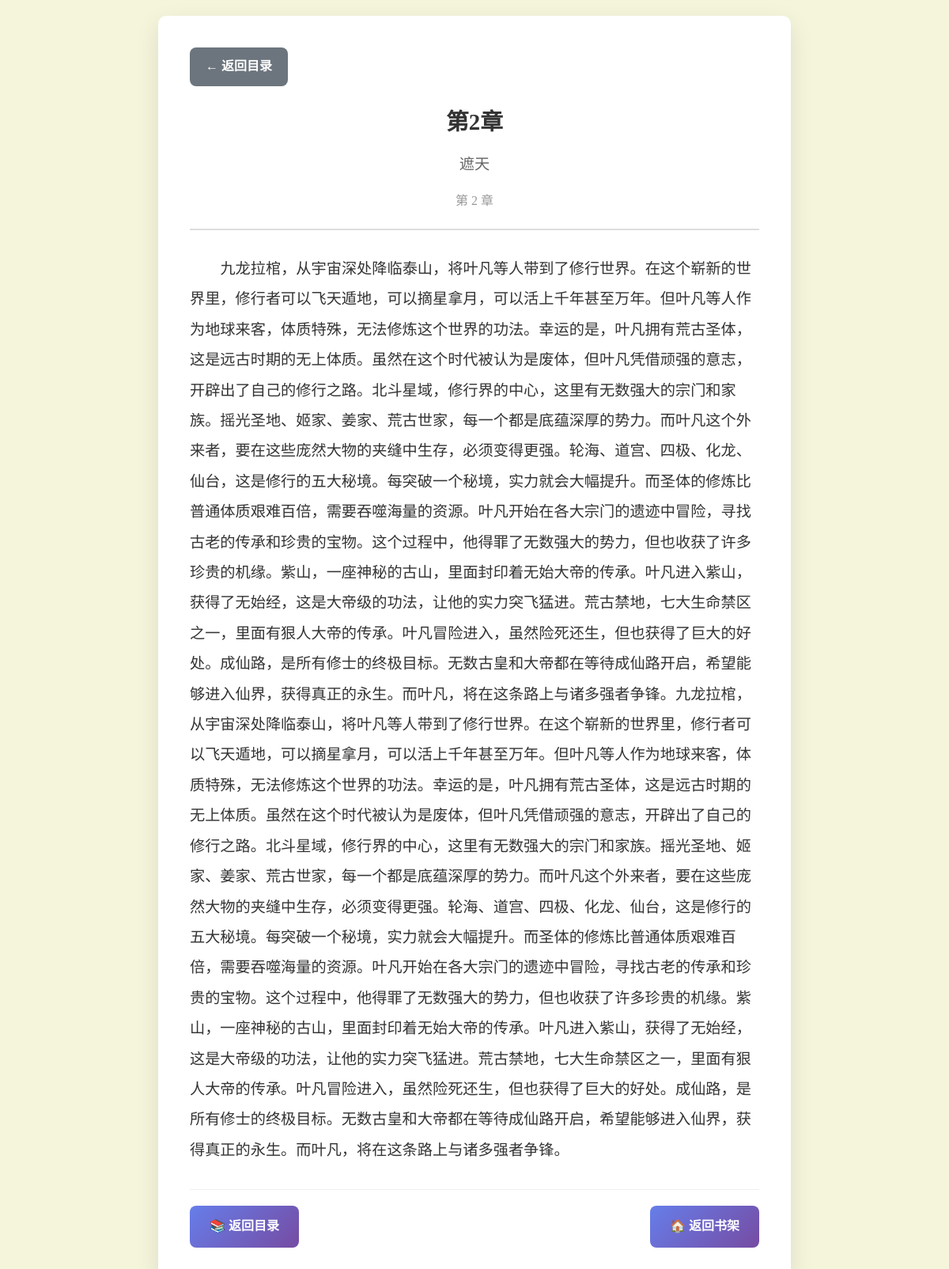
Page /chapter/36 on the committed database.
### tables this page shows
CREATE TABLE chapters (
            id INTEGER PRIMARY KEY AUTOINCREMENT,
            novel_id INTEGER,
            chapter_number INTEGER,
            title TEXT,
            content TEXT,
            created_at TIMESTAMP DEFAULT CURRENT_TIMESTAMP,
            FOREIGN KEY (novel_id) REFERENCES novels (id)
        );

CREATE TABLE novels (
            id INTEGER PRIMARY KEY AUTOINCREMENT,
            title TEXT NOT NULL,
            author TEXT,
            cover_url TEXT,
            description TEXT,
            rating REAL,
            source_url TEXT,
            created_at TIMESTAMP DEFAULT CURRENT_TIMESTAMP
        );

### novel_reader.py (the view)
@app.route('/chapter/<int:chapter_id>')
def read_chapter(chapter_id):
    content = novel_manager.get_chapter_content(chapter_id)
    if not content:
        return "章节不存在", 404
    conn = sqlite3.connect('novels.db')
    cursor = conn.cursor()
    cursor.execute('''
        SELECT c.title, c.chapter_number, n.title as novel_title, n.id as novel_id
        FROM chapters c
        JOIN novels n ON c.novel_id = n.id
        WHERE c.id = ?
    ''', (chapter_id,))
    result = cursor.fetchone()
    if not result:
        conn.close()
        return "章节信息不存在", 404
    chapter_info = {
        'id': chapter_id,
        'title': result[0],
        'chapter_number': result[1],
        'novel_title': result[2],
        'novel_id': result[3]
    }
    cursor.execute('''
        SELECT id FROM chapters
        WHERE novel_id = ? AND chapter_number < ?
        ORDER BY chapter_number DESC LIMIT 1
    ''', (chapter_info['novel_id'], chapter_info['chapter_number']))
    prev_result = cursor.fetchone()
    chapter_info['prev_id'] = prev_result[0] if prev_result else None
    cursor.execute('''
        SELECT id FROM chapters
        WHERE novel_id = ? AND chapter_number > ?
        ORDER BY chapter_number ASC LIMIT 1
    ''', (chapter_info['novel_id'], chapter_info['chapter_number']))
    next_result = cursor.fetchone()
    chapter_info['next_id'] = next_result[0] if next_result else None
    conn.close()
    return render_template('chapter.html', content=content, chapter=chapter_info)

### novel_reader.py (called while the page is built)
    def get_chapter_content(self, chapter_id):
        conn = sqlite3.connect('novels.db')
        cursor = conn.cursor()
        cursor.execute('SELECT content FROM chapters WHERE id = ?', (chapter_id,))
        result = cursor.fetchone()
        content = result[0] if result else None
        conn.close()
        return content

### templates/chapter.html (shortened to what this page needs)
<!DOCTYPE html>
<html lang="zh-CN">
<head>
</head>
<body>
    <div class="container">
        <a href="/novel/{{ chapter.novel_id }}" class="back-btn">← 返回目录</a>
        <div class="chapter-header">
            <h1 class="chapter-title">{{ chapter.title }}</h1>
            <div class="novel-title">{{ chapter.novel_title }}</div>
            <div class="chapter-number">第 {{ chapter.chapter_number }} 章</div>
        </div>
        <div class="chapter-content">
            {{ content|replace('\n', '<br>')|safe }}
        </div>
        <div class="navigation">
            <a href="/novel/{{ chapter.novel_id }}" class="nav-btn">📚 返回目录</a>
            <a href="/" class="nav-btn">🏠 返回书架</a>
        </div>
    </div>
</body>
</html>

### templates/chapter.html (style rules this page uses)
* { margin: 0; padding: 0; box-sizing: border-box; }
body { font-family: 'Georgia', 'Times New Roman', serif; background: #f5f5dc; color: #333; line-height: 1.8; min-height: 100vh; padding: 20px; }
.container { max-width: 800px; margin: 0 auto; background: white; border-radius: 10px; padding: 40px; box-shadow: 0 10px 30px rgba(0,0,0,0.1); }
.chapter-header { text-align: center; margin-bottom: 30px; padding-bottom: 20px; border-bottom: 2px solid #ddd; }
.chapter-title { font-size: 1.8em; color: #333; margin-bottom: 10px; font-weight: bold; }
.novel-title { font-size: 1.2em; color: #666; margin-bottom: 15px; }
.chapter-number { font-size: 1em; color: #999; }
.chapter-content { font-size: 1.2em; text-indent: 2em; margin-bottom: 30px; line-height: 2; }
.navigation { display: flex; justify-content: space-between; margin-top: 30px; padding-top: 20px; border-top: 1px solid #eee; }
.nav-btn { padding: 12px 25px; background: linear-gradient(135deg, #667eea, #764ba2); color: white; text-decoration: none; border-radius: 8px; font-weight: bold; }
.back-btn { display: inline-block; margin-bottom: 20px; padding: 10px 20px; background: #6c757d; color: white; text-decoration: none; border-radius: 8px; font-weight: bold; }

### rows in the picture
chapters: title "第2章", chapter_number "2", content "九龙拉棺，从宇宙深处降临泰山，将叶凡等人带到了修行世界。在这个崭新的世界里，修行者可以飞天遁地，可以摘星拿月，可以活上千年甚至万年。但叶凡等人作为地球来客，体质特殊，无法修炼这个世界的功法。幸运的是，叶凡拥有荒古圣体，这是远古时期的无上体质。虽然在这个时代被认为是废体，但叶凡凭借顽强的意志，开辟出了自己的修行之路。北斗星域，修行界的中心，这里有无数强大的宗门和家族。摇光圣地、姬家、姜家、荒古世家，每一个都是底蕴深厚的势力。而叶凡这个外来者，要在这些庞然大物的夹缝中生存，必须变得更强。轮海、道宫、四极、化龙、仙台，这是修行的五大秘境。每突破一个秘境，实力就会大幅提升。而圣体的修炼比普通体质艰难百倍，需要吞噬海量的资源。叶凡开始在各大宗门的遗迹中冒险，寻找古老的传承和珍贵的宝物。这个过程中，他得罪了无数强大的势力，但也收获了许多珍贵的机缘。紫山，一座神秘的古山，里面封印着无始大帝的传承。叶凡进入紫山，获得了无始经，这是大帝级的功法，让他的实力突飞猛进。荒古禁地，七大生命禁区之一，里面有狠人大帝的传承。叶凡冒险进入，虽然险死还生，但也获得了巨大的好处。成仙路，是所有修士的终极目标。无数古皇和大帝都在等待成仙路开启，希望能够进入仙界，获得真正的永生。而叶凡，将在这条路上与诸多强者争锋。九龙拉棺，从宇宙深处降临泰山，将叶凡等人带到了修行世界。在这个崭新的世界里，修行者可以飞天遁地，可以摘星拿月，可以活上千年甚至万年。但叶凡等人作为地球来客，体质特殊，无法修炼这个世界的功法。幸运的是，叶凡拥有荒古圣体，这是远古时期的无上体质。虽然在这个时代被认为是废体，但叶凡凭借顽强的意志，开辟出了自己的…"
novels: novel_title "遮天"
